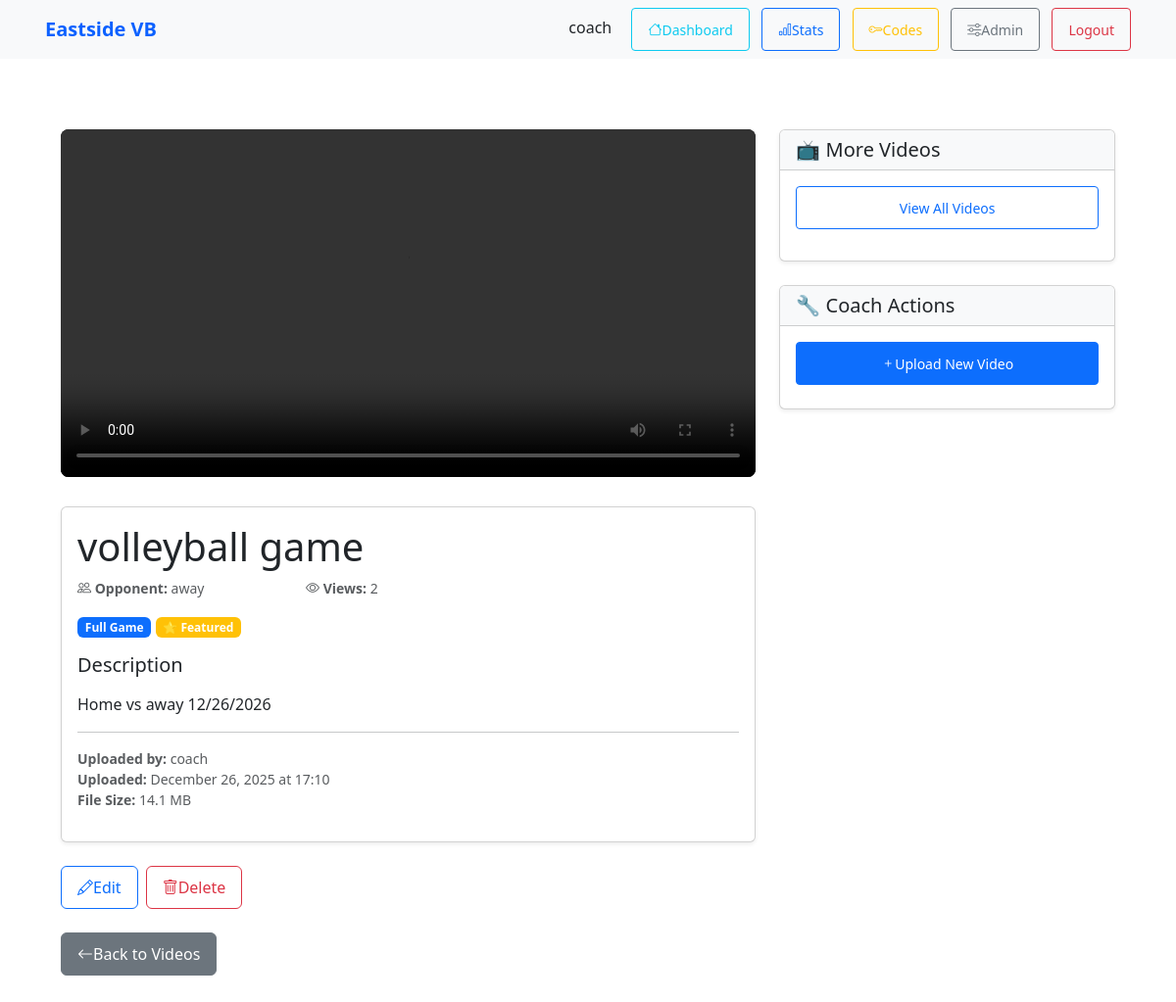
The page /videos/1/ (signed in) on the database its author committed.
### team/models.py (models this page shows, shortened)
class GameVideo(models.Model):
    GAME_TYPE_FULL = 'full'
    GAME_TYPE_HIGHLIGHT = 'highlight'
    GAME_TYPE_PRACTICE = 'practice'
    GAME_TYPE_CHOICES = [
        (GAME_TYPE_FULL, 'Full Game'),
        (GAME_TYPE_HIGHLIGHT, 'Highlights'),
        (GAME_TYPE_PRACTICE, 'Practice'),
    ]
    title = models.CharField(max_length=200, help_text="e.g., 'State Championship vs Lincoln High'")
    description = models.TextField(blank=True, help_text="Game summary, notes, or highlights")
    game_type = models.CharField(max_length=20, choices=GAME_TYPE_CHOICES, default=GAME_TYPE_FULL)
    game_date = models.DateField(null=True, blank=True, help_text="Date game was played")
    opponent = models.CharField(max_length=200, blank=True, help_text="Opponent team name")
    video = models.FileField(upload_to='videos/%Y/%m/', help_text="MP4, MOV, or MKV (max 2GB)")
    thumbnail = models.ImageField(upload_to='video_thumbnails/%Y/%m/', null=True, blank=True)
    duration_seconds = models.IntegerField(default=0, help_text="Video duration in seconds")
    file_size_mb = models.FloatField(default=0, help_text="File size in MB")
    uploaded_by = models.ForeignKey(User, on_delete=models.CASCADE, related_name='uploaded_videos', help_text="Coach who uploaded")
    is_featured = models.BooleanField(default=False, help_text="Show on home page")
    view_count = models.IntegerField(default=0)
    private = models.BooleanField(default=True, help_text="Only team members can view")
    uploaded_at = models.DateTimeField(auto_now_add=True)
    updated_at = models.DateTimeField(auto_now=True)
    class Meta:
        ordering = ['-game_date', '-uploaded_at']
        indexes = [models.Index(fields=['-game_date']), models.Index(fields=['-uploaded_at'])]
    def can_view(self, user: User | None) -> bool:
        if not user or not user.is_authenticated:
            return False
        if user.is_staff or user.is_superuser:
            return True
        return hasattr(user, 'playerprofile')

### team/views.py (the view)
# urls.py: path('videos/<int:pk>/', video_detail, name='video_detail'),
@login_required
@user_passes_test(is_team_member)
def video_detail(request, pk):
    video = get_object_or_404(GameVideo, pk=pk)
    if not video.can_view(request.user):
        raise Http404("Video not found or you don't have permission to view it.")
    if request.method == 'GET' and 'view_count_incremented' not in request.session:
        video.view_count += 1
        video.save(update_fields=['view_count'])
        request.session['view_count_incremented'] = True
    context = {
        'video': video,
        'is_coach': is_coach(request.user),
        'is_uploader': video.uploaded_by == request.user or is_coach(request.user),
    }
    return render(request, 'team/video_detail.html', context)

### team/views.py (called while the page is built)
def is_coach(user):
    return user.is_staff or user.is_superuser

def is_team_member(user):
    if user.is_staff or user.is_superuser:
        return True
    return hasattr(user, 'playerprofile') and user.playerprofile is not None

### team/templates/team/video_detail.html (shortened to what this page needs)
{% extends 'base.html' %}
{% load static %}
{% block content %}
<div class="container mt-5 mb-5">
    <div class="row">
        <div class="col-lg-8">
            <div class="video-player mb-4">
                {% if video.video %}
                    <video width="100%" height="auto" controls style="background: #000; border-radius: 8px;">
                        <source src="{{ video.video.url }}" type="video/mp4">
                    </video>
                {% else %}
                    <div class="alert alert-info">
                        <i class="bi bi-info-circle"></i> No video file has been uploaded yet.
                    </div>
                {% endif %}
            </div>
            <div class="card shadow-sm mb-4">
                <div class="card-body">
                    <h1 class="card-title">{{ video.title }}</h1>
                    <div class="row text-muted small mb-3">
                        {% if video.opponent %}
                            <div class="col-md-4">
                                <i class="bi bi-people"></i> <strong>Opponent:</strong> {{ video.opponent }}
                            </div>
                        {% endif %}
                        <div class="col-md-4">
                            <i class="bi bi-eye"></i> <strong>Views:</strong> {{ video.view_count }}
                        </div>
                    </div>
                    <div class="mb-3">
                        <span class="badge bg-primary">{{ video.get_game_type_display }}</span>
                        {% if video.is_featured %}
                            <span class="badge bg-warning">⭐ Featured</span>
                        {% endif %}
                    </div>
                    {% if video.description %}
                        <div class="mb-3">
                            <h5>Description</h5>
                            <p class="card-text">{{ video.description|linebreaks }}</p>
                        </div>
                    {% endif %}
                    <hr>
                    <div class="small text-muted">
                        <p>
                            <strong>Uploaded by:</strong> {{ video.uploaded_by.get_full_name|default:video.uploaded_by.username }}
                            <br/>
                            <strong>Uploaded:</strong> {{ video.uploaded_at|date:"F d, Y \a\t H:i" }}
                            <br/>
                            <strong>File Size:</strong> {{ video.file_size_mb|floatformat:1 }} MB
                        </p>
                    </div>
                </div>
            </div>
            {% if is_coach or is_uploader %}
                <div class="d-flex gap-2 mb-4">
                    <a href="{% url 'team:video_edit' video.pk %}" class="btn btn-outline-primary">
                        <i class="bi bi-pencil"></i> Edit
                    </a>
                    <a href="{% url 'team:video_delete' video.pk %}" class="btn btn-outline-danger">
                        <i class="bi bi-trash"></i> Delete
                    </a>
                </div>
            {% endif %}
            <a href="{% url 'team:video_list' %}" class="btn btn-secondary">
                <i class="bi bi-arrow-left"></i> Back to Videos
            </a>
        </div>
        <div class="col-lg-4">
            <div class="card shadow-sm mb-4">
                <div class="card-header bg-light">
                    <h5 class="mb-0">📺 More Videos</h5>
                </div>
                <div class="card-body">
                    <p class="text-muted">
                        <a href="{% url 'team:video_list' %}" class="btn btn-outline-primary btn-sm w-100">
                            View All Videos
                        </a>
                    </p>
                </div>
            </div>
            {% if is_coach %}
                <div class="card shadow-sm">
                    <div class="card-header bg-light">
                        <h5 class="mb-0">🔧 Coach Actions</h5>
                    </div>
                    <div class="card-body">
                        <a href="{% url 'team:video_upload' %}" class="btn btn-primary btn-sm w-100 mb-2">
                            <i class="bi bi-plus"></i> Upload New Video
                        </a>
                    </div>
                </div>
            {% endif %}
        </div>
    </div>
</div>
{% endblock %}

### team/templates/base.html (shortened to what this page needs)
<!doctype html>
<html lang="en">
  <head>
    {% load static %}
    <link href="https://cdn.jsdelivr.net/npm/bootstrap@5.3.2/dist/css/bootstrap.min.css" rel="stylesheet">
    <link rel="stylesheet" href="https://cdn.jsdelivr.net/npm/bootstrap-icons@1.11.0/font/bootstrap-icons.css">
    <link rel="stylesheet" href="{% static 'team/css/players.css' %}">
  </head>
  <body>
    <nav class="navbar navbar-expand-lg navbar-light bg-light">
      <div class="container">
        {% block brand %}
        <span class="navbar-brand navbar-brand-static">Eastside VB</span>
        {% endblock %}
        <div class="ms-auto">
          {% if user.is_authenticated %}
            <span class="me-3">{{ user.username }}</span>
            <a class="btn btn-sm btn-outline-info me-2" href="{% url 'team:player_dashboard' %}" title="My Dashboard">
              <i class="bi bi-house"></i> Dashboard
            </a>
            {% if user.is_staff %}
              <a class="btn btn-sm btn-outline-primary me-2" href="{% url 'team:player_stats_list' %}" title="View Team Stats">
                <i class="bi bi-bar-chart"></i> Stats
              </a>
              <a class="btn btn-sm btn-outline-warning me-2" href="{% url 'team:coach_codes' %}" title="Generate Access Codes">
                <i class="bi bi-key"></i> Codes
              </a>
              <a class="btn btn-sm btn-outline-secondary me-2" href="/admin/">
                <i class="bi bi-sliders"></i> Admin
              </a>
            {% endif %}
            <form method="post" action="{% url 'logout' %}" style="display:inline;">
              <button class="btn btn-sm btn-outline-danger" type="submit">Logout</button>
            </form>
          {% else %}
            <a class="btn btn-sm btn-outline-primary me-2" href="/signup/">Sign up</a>
            <a class="btn btn-sm btn-outline-success" href="/accounts/login/">Login</a>
          {% endif %}
        </div>
      </div>
    </nav>
    <main class="container py-4">
      {% block content %}{% endblock %}
    </main>
  </body>
</html>

### team/static/team/css/players.css (style rules this page uses)
.navbar-brand-static { cursor: default; pointer-events: none; color: #0b61ff; text-decoration: none; font-weight: 600; }

### team/templates/base.html (style rules this page uses)
.navbar-brand-static { cursor: default; pointer-events: none; color: #0b61ff; text-decoration: none; font-weight: 600; }
body { -webkit-font-smoothing: antialiased; -webkit-touch-callout: none; }
.btn { min-height: 44px; min-width: 44px; display: inline-flex; align-items: center; justify-content: center; padding: 0.5rem 1rem; }

### rows shown on the page
GameVideo: title "volleyball game", opponent "away", view_count "2", game_type "Full Game", description "Home vs away 12/26/2026", uploaded_by.get_full_name "coach", uploaded_at "December 26, 2025 at 17:10", file_size_mb "14.1"

### other values the page prints
{{ user.username }} "coach"
